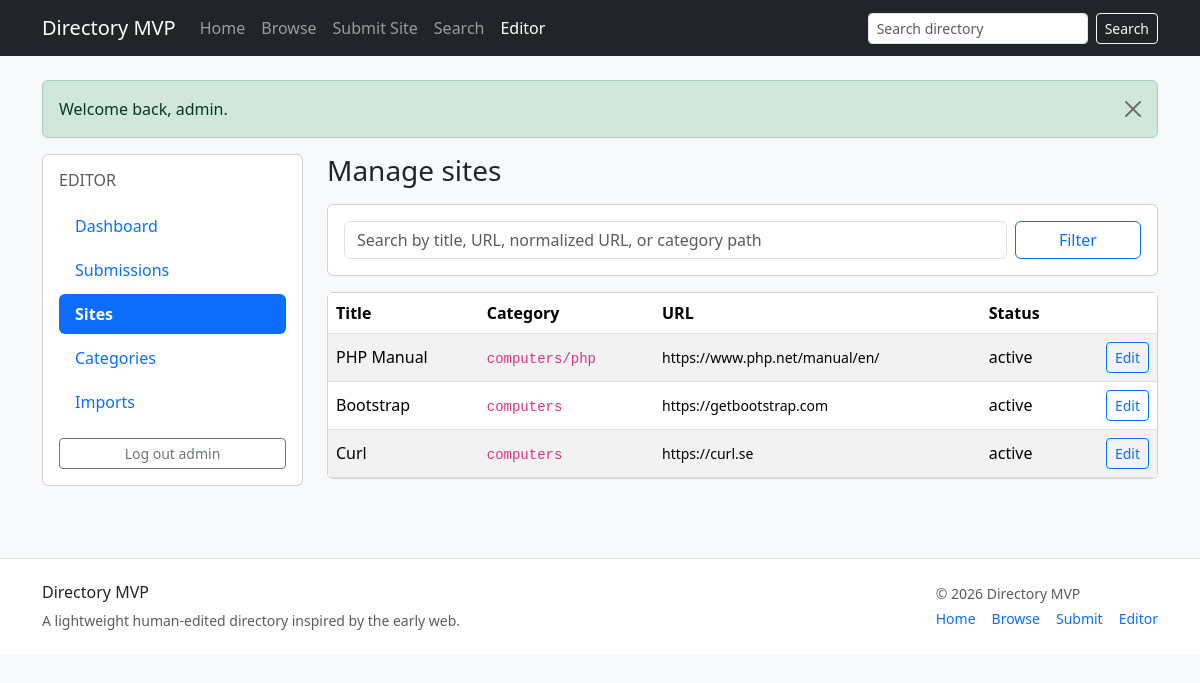
Page /editor/sites (signed in) on the earlier database version.
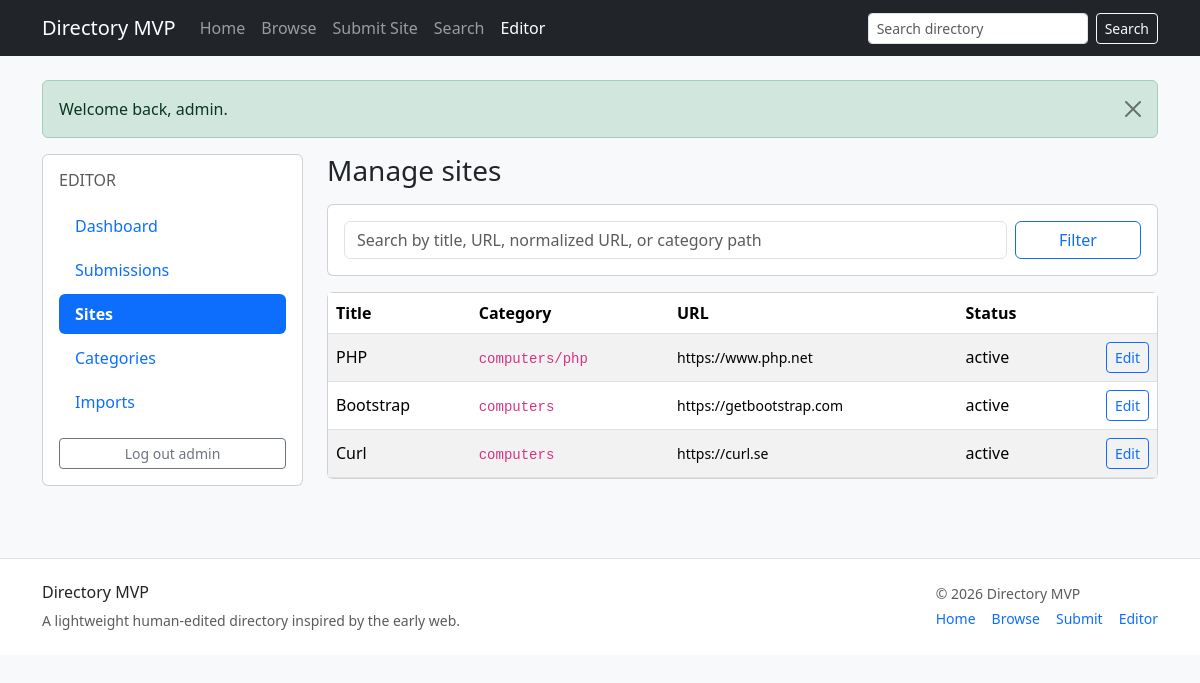
Same page on the later database version.
### tables this page shows
CREATE TABLE sites (
    id INT UNSIGNED AUTO_INCREMENT PRIMARY KEY,
    category_id INT UNSIGNED NOT NULL,
    title VARCHAR(255) NOT NULL,
    slug VARCHAR(180) NOT NULL,
    url VARCHAR(2083) NOT NULL,
    normalized_url VARCHAR(2083) NULL,
    description TEXT NOT NULL,
    language_code VARCHAR(10) NULL,
    country_code VARCHAR(10) NULL,
    status ENUM('active','dead','flagged') NOT NULL DEFAULT 'active',
    source_type ENUM('manual','submission','dmoz_import') NOT NULL DEFAULT 'manual',
    source_key VARCHAR(255) NULL,
    original_title VARCHAR(255) NULL,
    original_description TEXT NULL,
    original_url VARCHAR(2083) NULL,
    import_batch_id INT UNSIGNED NULL,
    submitted_by_user_id INT UNSIGNED NULL,
    is_reviewed TINYINT(1) NOT NULL DEFAULT 1,
    approved_at DATETIME NULL,
    is_active TINYINT(1) NOT NULL DEFAULT 1,
    created_at DATETIME NOT NULL DEFAULT CURRENT_TIMESTAMP,
    updated_at DATETIME NOT NULL DEFAULT CURRENT_TIMESTAMP,
    CONSTRAINT fk_sites_category FOREIGN KEY (category_id) REFERENCES categories(id) ON DELETE CASCADE,
    CONSTRAINT fk_sites_submitted_by FOREIGN KEY (submitted_by_user_id) REFERENCES users(id) ON DELETE SET NULL,
    KEY idx_sites_category (category_id),
    KEY idx_sites_status (status),
    KEY idx_sites_source_type (source_type),
    KEY idx_sites_import_batch (import_batch_id),
    KEY idx_sites_normalized_url (normalized_url(191))
);

CREATE TABLE categories (
    id INT UNSIGNED AUTO_INCREMENT PRIMARY KEY,
    parent_id INT UNSIGNED NULL,
    slug VARCHAR(150) NOT NULL,
    path VARCHAR(500) NOT NULL,
    name VARCHAR(150) NOT NULL,
    description TEXT NULL,
    sort_order INT NOT NULL DEFAULT 0,
    is_active TINYINT(1) NOT NULL DEFAULT 1,
    source_type ENUM('manual','dmoz_import') NOT NULL DEFAULT 'manual',
    source_key VARCHAR(255) NULL,
    import_batch_id INT UNSIGNED NULL,
    created_at DATETIME NOT NULL DEFAULT CURRENT_TIMESTAMP,
    updated_at DATETIME NOT NULL DEFAULT CURRENT_TIMESTAMP,
    CONSTRAINT fk_categories_parent FOREIGN KEY (parent_id) REFERENCES categories(id) ON DELETE SET NULL,
    UNIQUE KEY uq_categories_path (path(191)),
    KEY idx_categories_parent (parent_id),
    KEY idx_categories_slug (slug),
    KEY idx_categories_import_batch (import_batch_id)
);

### app/Core/Controller.php (called while the page is built, shortened)
<?php
class Controller
{
    protected function view(string $view, array $data = []): void
    {
        extract($data, EXTR_SKIP);
        $viewFile = dirname(__DIR__) . '/Views/' . $view . '.php';
        require dirname(__DIR__) . '/Views/layouts/header.php';
        require $viewFile;
        require dirname(__DIR__) . '/Views/layouts/footer.php';
    }
}

### app/Controllers/EditorSiteController.php (called while the page is built, shortened)
<?php
class EditorSiteController extends Controller
{
    public function index(): void
    {
        $siteModel = new Site($this->db);
        $q = trim((string) ($_GET['q'] ?? ''));
        $page = max(1, (int) ($_GET['page'] ?? 1));
        $perPage = (int) config('per_page', 20);
        $total = $siteModel->editorCount($q !== '' ? $q : null);
        $pagination = build_pagination($total, $page, $perPage);
        $this->view('editor/sites/index', [
            'pageTitle' => 'Manage Sites',
            'sites' => $siteModel->editorList($pagination['per_page'], $pagination['offset'], $q !== '' ? $q : null),
            'pagination' => $pagination,
            'query' => $q,
        ]);
    }
}

### public/index.php (called while the page is built, shortened)
<?php
$basePath = dirname(__DIR__);
require $basePath . '/app/helpers.php';
$appConfig = require $basePath . '/config/app.php';
$dbConfig = require $basePath . '/config/database.php';
$db = new App\Core\Database($dbConfig);
$router = new App\Core\Router();
$router->dispatch($_SERVER['REQUEST_METHOD'], $_SERVER['REQUEST_URI'], $db, $appConfig);

### app/helpers.php (called while the page is built, shortened)
<?php
function config(string $key, $default = null)
{
    $config = $GLOBALS['app_config'] ?? [];
    return $config[$key] ?? $default;
}
function e(?string $value): string
{
    return htmlspecialchars((string) $value, ENT_QUOTES, 'UTF-8');
}
function base_url(string $path = ''): string
{
    $base = rtrim((string) config('base_url', ''), '/');
    $path = '/' . ltrim($path, '/');
    return $base . ($path === '/' ? '' : $path);
}

### app/Core/Database.php (called while the page is built, shortened)
<?php
class Database
{
    private PDO $pdo;
    public function __construct(array $config)
    {
        $dsn = sprintf(
            'mysql:host=%s;port=%d;dbname=%s;charset=%s',
            $config['host'],
            $config['port'],
            $config['database'],
            $config['charset']
        );
        $this->pdo = new PDO($dsn, $config['username'], $config['password'], [
            PDO::ATTR_ERRMODE => PDO::ERRMODE_EXCEPTION,
            PDO::ATTR_DEFAULT_FETCH_MODE => PDO::FETCH_ASSOC,
        ]);
    }
    public function query(string $sql, array $params = []): PDOStatement
    {
        $stmt = $this->pdo->prepare($sql);
        $stmt->execute($params);
        return $stmt;
    }
    public function fetchAll(string $sql, array $params = []): array
    {
        return $this->query($sql, $params)->fetchAll();
    }
}

### app/Models/Site.php (called while the page is built, shortened)
<?php
class Site extends Model
{
    public function editorList(int $limit, int $offset, ?string $q = null): array
    {
        $params = [];
        $sql = "SELECT s.*, c.name AS category_name, c.path AS category_path
                FROM sites s
                INNER JOIN categories c ON c.id = s.category_id
                WHERE 1=1";
        $sql .= " ORDER BY s.updated_at DESC, s.id DESC LIMIT {$limit} OFFSET {$offset}";
        return $this->db->fetchAll($sql, $params);
    }
}

### app/Views/editor/sites/index.php (the view, shortened to what the changed rows need)
<div class="row g-4">
    <div class="col-lg-3"><?php require __DIR__ . '/../../layouts/editor_nav.php'; ?></div>
    <div class="col-lg-9">
        <div class="d-flex justify-content-between align-items-center mb-3">
            <h1 class="h3 mb-0">Manage sites</h1>
        </div>
        <form class="card card-body mb-3" method="get" action="<?= e(base_url('/editor/sites')) ?>">
            <div class="row g-2">
                <div class="col-md-10"><input class="form-control" type="search" name="q" value="<?= e($query) ?>" placeholder="Search by title, URL, normalized URL, or category path"></div>
                <div class="col-md-2 d-grid"><button class="btn btn-outline-primary" type="submit">Filter</button></div>
            </div>
        </form>
        <div class="card">
            <div class="table-responsive">
                <table class="table table-striped table-tight mb-0">
                    <thead><tr><th>Title</th><th>Category</th><th>URL</th><th>Status</th><th></th></tr></thead>
                    <tbody>
                    <?php foreach ($sites as $site): ?>
                        <tr>
                            <td><?= e($site['title']) ?></td>
                            <td><code><?= e($site['category_path']) ?></code></td>
                            <td class="small"><?= e($site['url']) ?></td>
                            <td><?= e($site['status']) ?><?= (int) $site['is_active'] === 0 ? ' / inactive' : '' ?></td>
                            <td class="text-end"><a class="btn btn-sm btn-outline-primary" href="<?= e(base_url('/editor/sites/' . $site['id'] . '/edit')) ?>">Edit</a></td>
                        </tr>
                    <?php endforeach; ?>
                    </tbody>
                </table>
            </div>
        </div>
    </div>
</div>

### app/Core/Router.php (shortened to what the changed rows need)
<?php
class Router
{
    private array $routes = [];
    private function addRoute(string $method, string $pattern, array $handler): void
    {
        $this->routes[] = compact('method', 'pattern', 'handler');
    }
    public function dispatch(string $method, string $uri, Database $db, array $appConfig): void
    {
        $path = parse_url($uri, PHP_URL_PATH) ?: '/';
        foreach ($this->routes as $route) {
            if ($route['method'] !== strtoupper($method)) {
                continue;
            }
            $params = $this->match($route['pattern'], $path);
            if ($params === null) {
                continue;
            }
            [$controllerClass, $action] = $route['handler'];
            $controller = new $controllerClass($db, $appConfig);
            $controller->$action(...array_values($params));
            return;
        }
    }
    private function match(string $pattern, string $path): ?array
    {
        $regex = preg_replace_callback('/\{([a-zA-Z_][a-zA-Z0-9_]*)(:([^}]+))?\}/', function ($matches) {
            $name = $matches[1];
            $subPattern = $matches[3] ?? '[^/]+';
            return '(?P<' . $name . '>' . $subPattern . ')';
        }, $pattern);
        $regex = '#^' . $regex . '$#';
        if (!preg_match($regex, $path, $matches)) {
            return null;
        }
        $params = [];
        return $params;
    }
}

Differences in the rows shown:
changed sites "computers/php": title "PHP Manual" → "PHP"; url "https://www.php.net/manual/en/" → "https://www.php.net"
